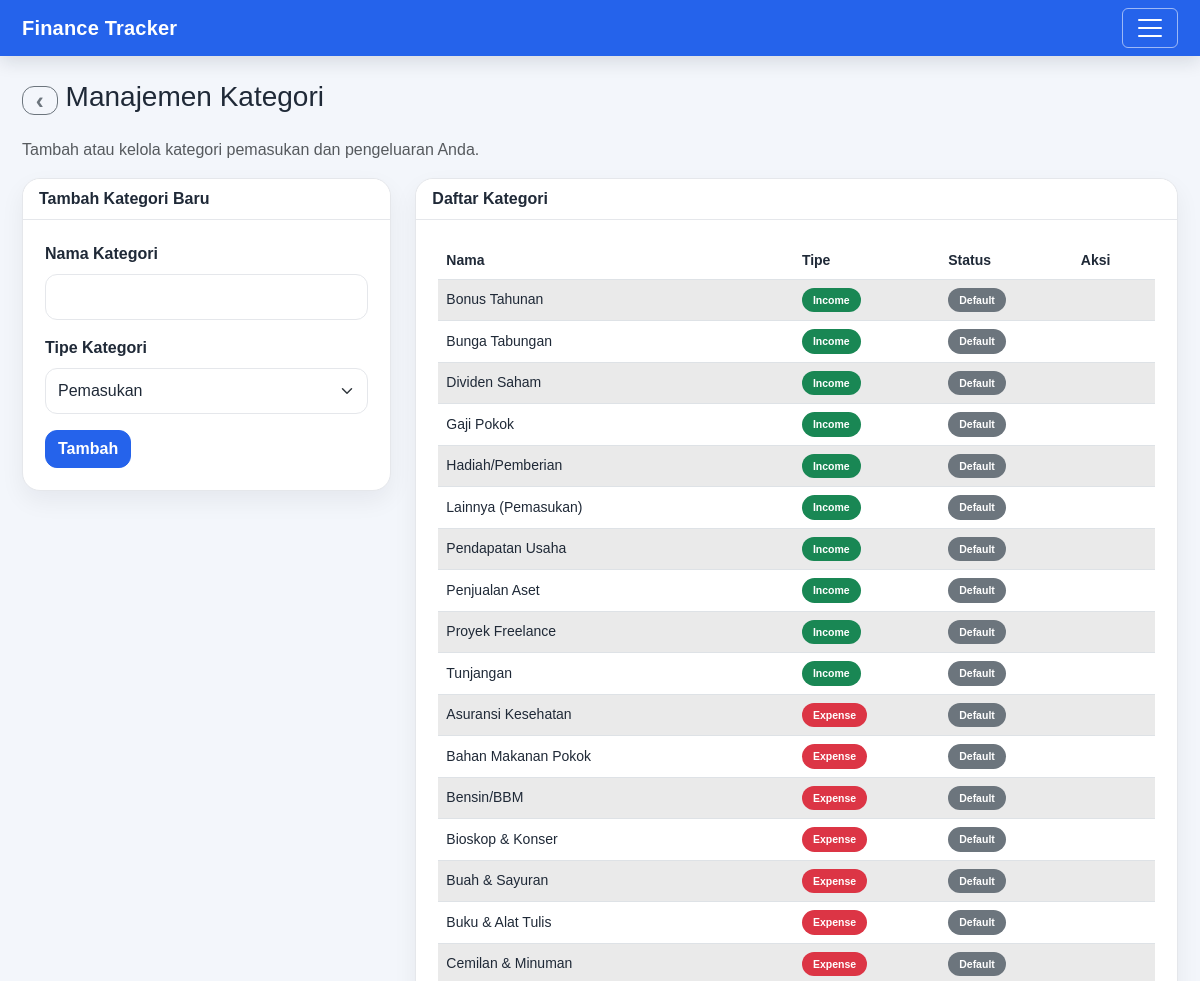
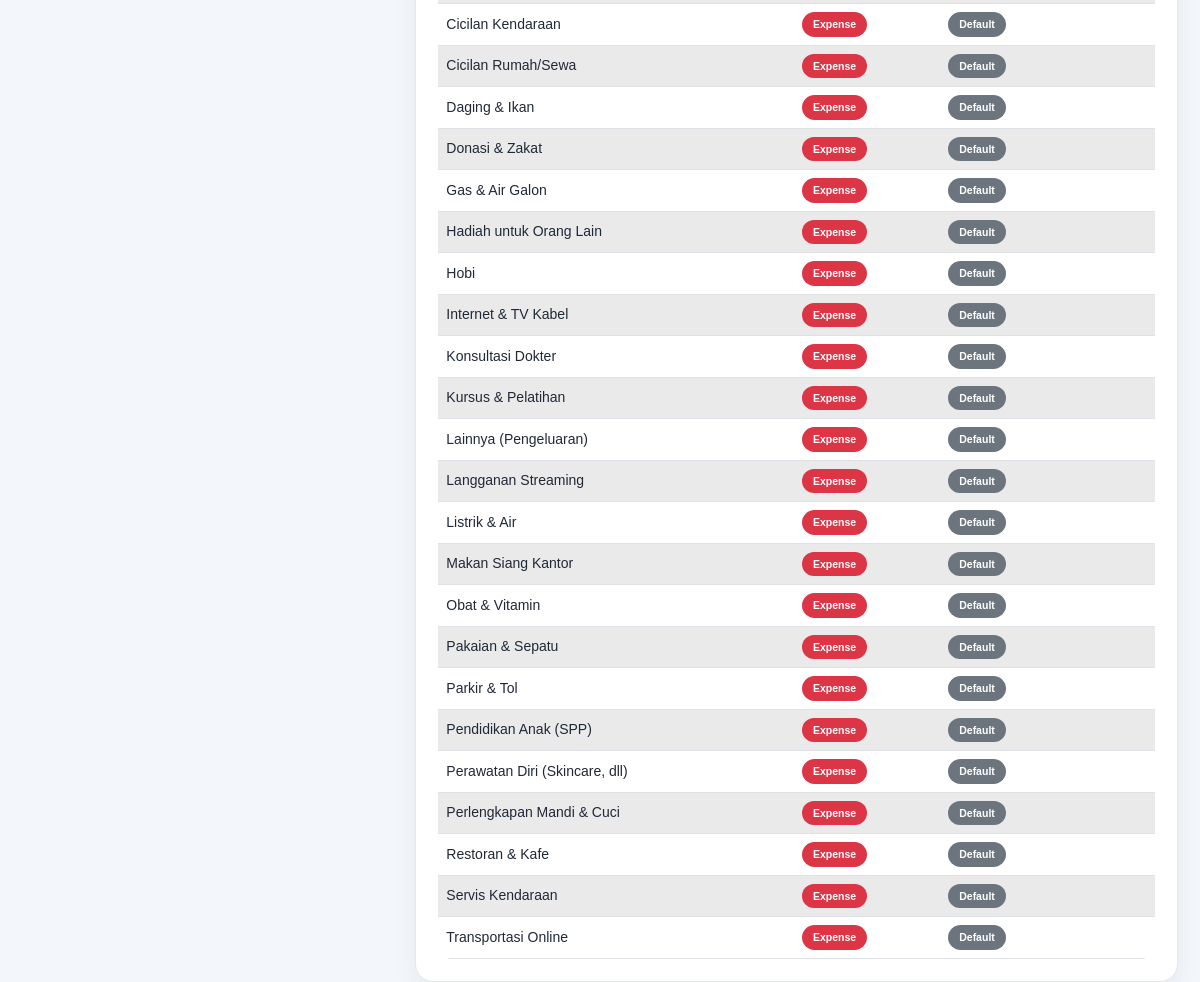
Screenshot of /user/categories.php (signed in) with the database file from the repository (2 pictures, top to bottom).
### tables this page shows
CREATE TABLE `categories` (
  `id` int(11) NOT NULL,
  `name` varchar(100) NOT NULL,
  `type` enum('income','expense') NOT NULL,
  `user_id` int(11) DEFAULT NULL,
  `created_at` timestamp NOT NULL DEFAULT current_timestamp()
);

### config/bootstrap.php (called while the page is built, shortened)
<?php
$current_theme = $_SESSION['theme'] ?? 'default';
$user_id = (int) $_SESSION['user_id'];

### user/categories.php (the view, shortened to what this page needs)
<?php
require_once '../config/bootstrap.php';
$query = "
    SELECT * FROM categories
    WHERE user_id IS NULL OR user_id = ?
    ORDER BY type, name
";
$stmt = mysqli_prepare($conn, $query);
mysqli_stmt_bind_param($stmt, "i", $user_id);
mysqli_stmt_execute($stmt);
$result = mysqli_stmt_get_result($stmt);
?>
<!DOCTYPE html>
<html lang="id">
<head>
    <link href="https://cdn.jsdelivr.net/npm/bootstrap@5.3.3/dist/css/bootstrap.min.css" rel="stylesheet">
    <link rel="stylesheet" href="../assets/css/style.css">
</head>
<body data-theme="<?= htmlspecialchars($current_theme) ?>">
    <?php include __DIR__ . '/navbar.php'; ?>
    <div class="container mt-4">
        <div class="d-flex align-items-center mb-3">
            <a href="../index.php" class="btn btn-outline-secondary me-2 btn-back-icon" title="Kembali ke Home">‹</a>
            <h3>Manajemen Kategori</h3>
        </div>
        <p class="text-muted">Tambah atau kelola kategori pemasukan dan pengeluaran Anda.</p>
        <div class="row">
            <div class="col-md-4">
                <div class="card">
                    <div class="card-header">Tambah Kategori Baru</div>
                    <div class="card-body">
                        <form action="category_store.php" method="POST">
                            <div class="mb-3">
                                <label for="name" class="form-label">Nama Kategori</label>
                                <input type="text" class="form-control" id="name" name="name" required>
                            </div>
                            <div class="mb-3">
                                <label for="type" class="form-label">Tipe Kategori</label>
                                <select class="form-select" id="type" name="type" required>
                                    <option value="income">Pemasukan</option>
                                </select>
                            </div>
                            <button type="submit" class="btn btn-primary">Tambah</button>
                        </form>
                    </div>
                </div>
            </div>
            <div class="col-md-8 mt-4 mt-md-0">
                <div class="card">
                    <div class="card-header">Daftar Kategori</div>
                    <div class="card-body">
                        <div class="table-responsive">
                            <table class="table table-striped">
                                <thead>
                                    <tr>
                                        <th>Nama</th>
                                        <th>Tipe</th>
                                        <th>Status</th>
                                        <th>Aksi</th>
                                    </tr>
                                </thead>
                                <tbody>
                                    <?php while($row = mysqli_fetch_assoc($result)): ?>
                                    <tr>
                                        <td><?= htmlspecialchars($row['name']); ?></td>
                                        <td>
                                            <span class="badge bg-<?= $row['type'] == 'income' ? 'success' : 'danger'; ?>">
                                                <?= ucfirst($row['type']); ?>
                                            </span>
                                        </td>
                                        <td>
                                            <span class="badge bg-<?= $row['user_id'] == NULL ? 'secondary' : 'info'; ?>">
                                                <?= $row['user_id'] == NULL ? 'Default' : 'Custom'; ?>
                                            </span>
                                        </td>
                                        <td>
                                        </td>
                                    </tr>
                                    <?php endwhile; ?>
                                </tbody>
                            </table>
                        </div>
                    </div>
                </div>
            </div>
        </div>
    </div>
</body>
</html>

### assets/css/style.css (style rules this page uses)
:root, [data-theme="default"] { --primary-color: #2563eb; --primary-dark: #1e40af; --success-color: #16a34a; --danger-color: #dc2626; --warning-color: #f59e0b; --info-color: #0ea5e9; --dark-color: #111827; --muted-color: #6b7280; --bg-color: #f3f6fb; --text-color: #1f2937; --card-bg: #ffffff; --border-color: #e5e7eb; --header-text: #ffffff; }
* { box-sizing: border-box; }
html { min-height: 100%; }
body { min-height: 100vh; margin: 0; font-family: Arial, sans-serif; background: var(--bg-color); color: var(--text-color); }
.container { max-width: 1180px; }
.card { border: 1px solid var(--border-color) !important; border-radius: 18px; background-color: var(--card-bg); box-shadow: 0 10px 24px rgba(15, 23, 42, 0.06); }
.card-header { border-bottom: 1px solid var(--border-color); border-radius: 18px 18px 0 0 !important; background-color: var(--card-bg); color: var(--text-color); font-weight: 700; }
.card-body { padding: 22px; }
.form-label { color: var(--text-color); font-weight: 700; }
.form-control, .form-select { padding: 10px 12px; border: 1px solid var(--border-color); border-radius: 12px; background-color: var(--card-bg); color: var(--text-color); }
.form-control::placeholder { color: var(--muted-color); opacity: 0.85; }
.form-select option { background-color: var(--card-bg); color: var(--text-color); }
.btn { border-radius: 12px; font-weight: 700; }
.btn-primary { background: var(--primary-color); border-color: var(--primary-color); }
.btn-back-icon { padding: 0.1rem 0.8rem; font-size: 1.5rem; font-weight: 700; line-height: 1; }
.table-responsive { overflow-x: auto; border-radius: 14px; }
.table { margin-bottom: 0; color: var(--text-color); }
.table th { color: var(--text-color); font-size: 14px; white-space: nowrap; }
.table td { color: var(--text-color); font-size: 14px; vertical-align: middle; }
.table-striped > tbody > tr:nth-of-type(odd) > * { background-color: rgba(0, 0, 0, 0.03); }
.badge { padding: 7px 11px; border-radius: 999px; }

### rows the page displays
categories: name "Bonus Tahunan", type "Income", shows "Default"
categories: name "Bunga Tabungan", type "Income", shows "Default"
categories: name "Dividen Saham", type "Income", shows "Default"
categories: name "Gaji Pokok", type "Income", shows "Default"
categories: name "Hadiah/Pemberian", type "Income", shows "Default"
categories: name "Lainnya (Pemasukan)", type "Income", shows "Default"
categories: name "Pendapatan Usaha", type "Income", shows "Default"
categories: name "Penjualan Aset", type "Income", shows "Default"
categories: name "Proyek Freelance", type "Income", shows "Default"
categories: name "Tunjangan", type "Income", shows "Default"
categories: name "Asuransi Kesehatan", type "Expense", shows "Default"
categories: name "Bahan Makanan Pokok", type "Expense", shows "Default"
categories: name "Bensin/BBM", type "Expense", shows "Default"
categories: name "Bioskop & Konser", type "Expense", shows "Default"
categories: name "Buah & Sayuran", type "Expense", shows "Default"
categories: name "Buku & Alat Tulis", type "Expense", shows "Default"
categories: name "Cemilan & Minuman", type "Expense", shows "Default"
categories: name "Cicilan Kendaraan", type "Expense", shows "Default"
categories: name "Cicilan Rumah/Sewa", type "Expense", shows "Default"
categories: name "Daging & Ikan", type "Expense", shows "Default"
categories: name "Donasi & Zakat", type "Expense", shows "Default"
categories: name "Gas & Air Galon", type "Expense", shows "Default"
categories: name "Hadiah untuk Orang Lain", type "Expense", shows "Default"
categories: name "Hobi", type "Expense", shows "Default"
categories: name "Internet & TV Kabel", type "Expense", shows "Default"
categories: name "Konsultasi Dokter", type "Expense", shows "Default"
categories: name "Kursus & Pelatihan", type "Expense", shows "Default"
categories: name "Lainnya (Pengeluaran)", type "Expense", shows "Default"
categories: name "Langganan Streaming", type "Expense", shows "Default"
categories: name "Listrik & Air", type "Expense", shows "Default"
categories: name "Makan Siang Kantor", type "Expense", shows "Default"
categories: name "Obat & Vitamin", type "Expense", shows "Default"
categories: name "Pakaian & Sepatu", type "Expense", shows "Default"
categories: name "Parkir & Tol", type "Expense", shows "Default"
categories: name "Pendidikan Anak (SPP)", type "Expense", shows "Default"
categories: name "Perawatan Diri (Skincare, dll)", type "Expense", shows "Default"
categories: name "Perlengkapan Mandi & Cuci", type "Expense", shows "Default"
categories: name "Restoran & Kafe", type "Expense", shows "Default"
categories: name "Servis Kendaraan", type "Expense", shows "Default"
categories: name "Transportasi Online", type "Expense", shows "Default"
